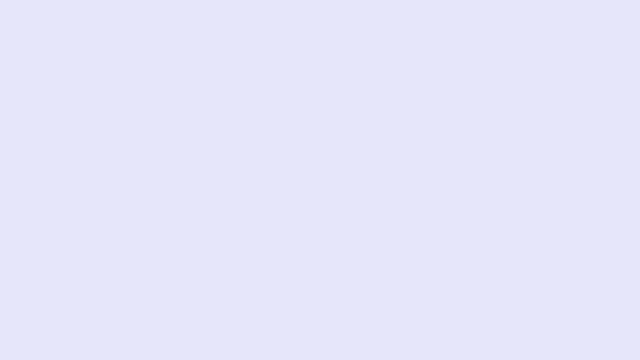
Frame 1 (no input)
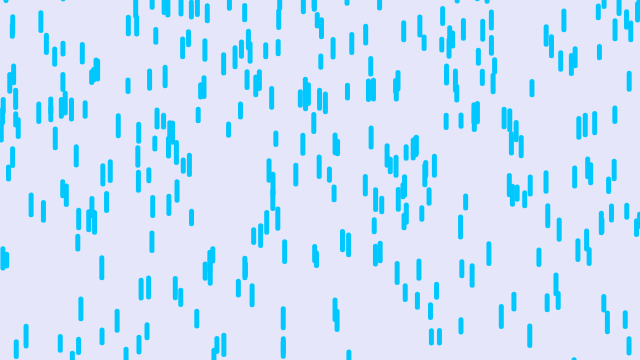
Frame 60 (no input)
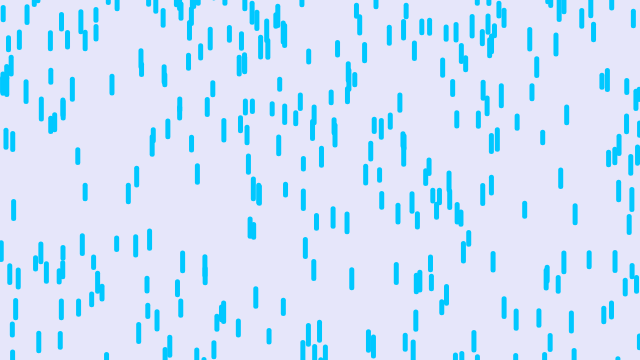
Frame 120 (the mouse pressed at the canvas centre since frame 60)

The p5.js sketch that drew these frames (run headless with seeded random() and noise() and a simulated clock; from frame 60 on, the mouse is pressed at the canvas centre):

// p5.js sketch
// ── sketch.js
// Daniel Shiffman
// http://codingtra.in
// http://patreon.com/codingtrain
// Code for: https://youtu.be/KkyIDI6rQJI

// Purple Rain
// (138, 43, 226)
// (230, 230, 250) // background
//this is just a test comment 
var drops = [];
var paused = false; 
function setup() {
  createCanvas(640, 360);
  background(0, 0, 225); 
  for (var i = 0; i < 500; i++) {
    drops[i] = new Drop();
  }
}

function draw() {
  if (paused) {
    // do paused stuff
    console.log('PAUSED'); 
    textSize(80);  
    text('PAUSED', 100, 100); 
  } else {
    background(230, 230, 250);
    for (var i = 0; i < drops.length; i++) {
      drops[i].fall();
      drops[i].show();
    }
  }
}

function keyPressed() {
  if (key === 'p') {
    if (paused) {
      paused = false;
    } else {
      paused = true; 
    }
  }
}

// ── drop.js
// Daniel Shiffman
// http://codingtra.in
// http://patreon.com/codingtrain
// Code for: https://youtu.be/KkyIDI6rQJI


function Drop() {
  this.x = random(width);
  this.y = random(-500, -50);
  this.z = random(0, 20);
  this.len = map(this.z, 0, 20, 10, 20);
  this.yspeed = map(this.z, 0, 20, 1, 20);

  this.fall = function() {
    this.y = this.y + this.yspeed;
    var grav = map(this.z, 0, 20, 0, 0.2);
    this.yspeed = this.yspeed + grav;

    if (this.y > height) {
      this.y = random(-200, -100);
      this.yspeed = map(this.z, 0, 20, 4, 10);
    }
  }

  this.show = function() {
    var thick = map(this.z, 0, 20, 1, 3);
    strokeWeight(5);
    stroke(0,200,300);
    line(this.x, this.y, this.x, this.y + this.len);
  }
}
